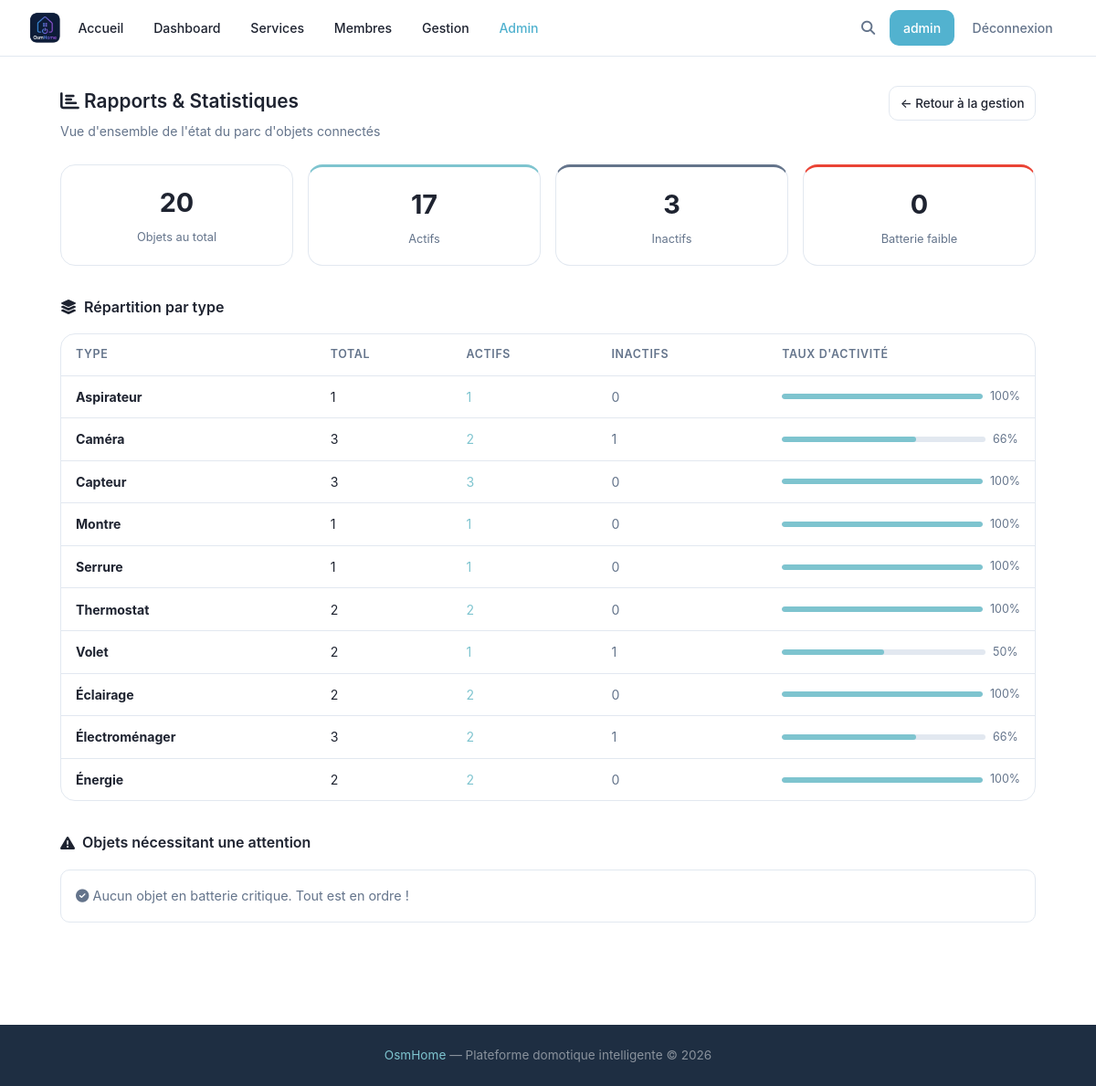
The page /gestion/reports (signed in) on the database its author committed.
### tables this page shows
CREATE TABLE devices (
            id INTEGER PRIMARY KEY AUTOINCREMENT,
            name TEXT,
            description TEXT,
            type TEXT,
            brand TEXT,
            status TEXT DEFAULT 'actif',
            connectivity TEXT,
            battery INTEGER,
            room TEXT
        , deletion_requested INTEGER DEFAULT 0, config TEXT);

### main.py (the view)
@app.route('/gestion/reports')
def gestion_reports():
    r = _require_expert()
    if r: return r
    stats = utils.getGestionStats()
    return flask.render_template('gestion_reports.html', user=flask.session.get('username'), stats=stats)

### main.py (called while the page is built)
@app.context_processor
def inject_types():
    try:
        types = utils.getTypes()
    except Exception:
        types = []
    is_admin = False
    user_level = None
    if flask.session.get('username'):
        u = utils.getUser(flask.session['username'])
        is_admin = bool(u and u['role'] == 'admin')
        user_level = u['level'] if u else None
    return {'types': types, 'is_admin': is_admin, 'user_level': user_level}

def _require_expert():
    if 'username' not in flask.session:
        return flask.redirect('/login')
    u = utils.getUser(flask.session['username'])
    if not u or u['level'] != 'expert':
        flask.abort(403)
    return None

### utils.py (called while the page is built)
def openDB() -> sqlite3.Connection:
    if 'db' not in flask.g:
        flask.g.db = sqlite3.connect(BASE)
        flask.g.db.row_factory = sqlite3.Row
    return flask.g.db

def closeDB(_ = None):
    db = flask.g.pop("db", None)
    if db is not None:
        db.close()

def getUser(username: str):
    db = openDB()
    return db.execute(
        'SELECT * FROM users WHERE username = ?',
        (username,)
    ).fetchone()

def getTypes() -> list:
    db = openDB()
    rows = db.execute('SELECT DISTINCT type FROM devices ORDER BY type').fetchall()
    return [row['type'] for row in rows]

def getGestionStats():
    db = openDB()
    devices = db.execute('SELECT * FROM devices').fetchall()
    total = len(devices)
    active = sum(1 for d in devices if d['status'] == 'actif')
    pending_delete = sum(1 for d in devices if d['deletion_requested'])
    low_battery = [d for d in devices if d['battery'] is not None and d['battery'] < 20]
    by_type = {}
    for d in devices:
        t = d['type']
        if t not in by_type:
            by_type[t] = {'total': 0, 'active': 0}
        by_type[t]['total'] += 1
        if d['status'] == 'actif':
            by_type[t]['active'] += 1
    return {
        'total': total, 'active': active, 'inactive': total - active,
        'pending_delete': pending_delete, 'low_battery': low_battery, 'by_type': by_type,
    }

### templates/gestion_reports.html (shortened to what this page needs)
{% extends 'base.html' %}
{% block extra_css %}<link rel="stylesheet" href="{{ url_for('static', filename='css/gestion.css') }}">{% endblock %}
{% block content %}
<div class="gestion-page">
    <div class="gestion-header">
        <div>
            <h2><i class="fa-solid fa-chart-bar"></i> Rapports &amp; Statistiques</h2>
            <p>Vue d'ensemble de l'état du parc d'objets connectés</p>
        </div>
        <a href="/gestion" class="btn btn-outline btn-sm">← Retour à la gestion</a>
    </div>
    <div class="gestion-stats">
        <div class="gestion-stat">
            <div class="gestion-stat-value">{{ stats.total }}</div>
            <div class="gestion-stat-label">Objets au total</div>
        </div>
        <div class="gestion-stat gestion-stat--active">
            <div class="gestion-stat-value">{{ stats.active }}</div>
            <div class="gestion-stat-label">Actifs</div>
        </div>
        <div class="gestion-stat gestion-stat--inactive">
            <div class="gestion-stat-value">{{ stats.inactive }}</div>
            <div class="gestion-stat-label">Inactifs</div>
        </div>
        <div class="gestion-stat gestion-stat--pending">
            <div class="gestion-stat-value">{{ stats.low_battery | length }}</div>
            <div class="gestion-stat-label">Batterie faible</div>
        </div>
    </div>
    <div class="report-section">
        <h3 class="report-section-title"><i class="fa-solid fa-layer-group"></i> Répartition par type</h3>
        <div class="gestion-table-wrap">
            <table class="gestion-table">
                <thead>
                    <tr>
                        <th>Type</th>
                        <th>Total</th>
                        <th>Actifs</th>
                        <th>Inactifs</th>
                        <th>Taux d'activité</th>
                    </tr>
                </thead>
                <tbody>
                    {% for type_name, data in stats.by_type.items() | sort %}
                    {% set pct = ((data.active / data.total) * 100) | int %}
                    <tr>
                        <td><strong>{{ type_name | capitalize }}</strong></td>
                        <td>{{ data.total }}</td>
                        <td class="text-success">{{ data.active }}</td>
                        <td class="text-muted">{{ data.total - data.active }}</td>
                        <td>
                            <div class="mini-progress-wrap">
                                <div class="mini-progress-bar">
                                    <div class="mini-progress-fill {{ 'fill-low' if pct < 50 }}"
                                         style="width:{{ pct }}%"></div>
                                </div>
                                <span class="mini-progress-pct">{{ pct }}%</span>
                            </div>
                        </td>
                    </tr>
                    {% endfor %}
                </tbody>
            </table>
        </div>
    </div>
    <div class="report-section">
        <h3 class="report-section-title"><i class="fa-solid fa-triangle-exclamation"></i> Objets nécessitant une attention</h3>
        {% if stats.low_battery %}
        <div class="gestion-table-wrap">
            <table class="gestion-table">
                <thead>
                    <tr>
                        <th>Objet</th>
                        <th>Type</th>
                        <th>Pièce</th>
                        <th>Batterie</th>
                        <th>Statut</th>
                    </tr>
                </thead>
                <tbody>
                    {% for d in stats.low_battery %}
                    <tr>
                        <td><a href="/device/{{ d['id'] }}" class="gestion-device-name">{{ d['name'] }}</a></td>
                        <td class="text-muted">{{ d['type'] }}</td>
                        <td class="text-muted">{{ d['room'] or '—' }}</td>
                        <td><span class="battery-val battery-low">{{ d['battery'] }}%</span></td>
                        <td>
                            <span class="{{ 'status-active' if d['status'] == 'actif' else 'status-inactive' }}">
                                {{ d['status'] }}
                            </span>
                        </td>
                    </tr>
                    {% endfor %}
                </tbody>
            </table>
        </div>
        {% else %}
        <p class="report-empty"><i class="fa-solid fa-circle-check"></i> Aucun objet en batterie critique. Tout est en ordre !</p>
        {% endif %}
    </div>
</div>
{% endblock %}

### static/css/style.css (style rules this page uses)
:root { --bg: #ffffff; --surface: #ffffff; --dark: #1e2330; --dark-2: #1c2131; --primary: #52B2CF; --primary-hover: #3d9ebc; --primary-light: rgba(82, 178, 207, 0.12); --accent-2: #7EC4CF; --accent-pink: #D4AFB9; --accent-lavender: #D1CFE2; --accent-powder: #9CADCE; --muted: #64748b; --white: #ffffff; --border: #e2e8f0; --shadow: 0 1px 3px rgba(0,0,0,.07), 0 2px 8px rgba(0,0,0,.04); --shadow-md: 0 4px 14px rgba(0,0,0,.09), 0 2px 6px rgba(0,0,0,.05); --radius: 10px; --radius-sm: 5px; --radius-lg: 16px; --danger: #ea4335; }
* { margin: 0; padding: 0; box-sizing: border-box; }
html { min-height: 100%; scroll-behavior: smooth; }
body { min-height: 100vh; display: flex; flex-direction: column; font-family: 'Google Sans', 'Inter', system-ui, -apple-system, BlinkMacSystemFont, 'Segoe UI', Roboto, sans-serif; background: var(--bg); color: var(--dark); line-height: 1.65; }
a { color: inherit; text-decoration: none; }
h1, h2, h3, h4, h5 { color: var(--dark); margin-bottom: 0.5rem; font-weight: 600; }
p { color: var(--muted); margin-bottom: 1rem; }
button, .btn { border: none; cursor: pointer; border-radius: var(--radius); padding: 0.6rem 1rem; font-weight: 500; font-size: 0.9rem; font-family: inherit; transition: background 0.2s, box-shadow 0.2s, transform 0.15s; }
.btn-outline { background: var(--surface); color: var(--dark); border: 1px solid var(--border); }
.btn-sm { padding: 0.42rem 0.72rem; font-size: 0.84rem; }
.text-muted { color: var(--muted) !important; }
.text-success { color: var(--accent-2); }

### static/css/gestion.css (style rules this page uses)
.gestion-page { max-width: 1100px; margin: 2rem auto 4rem; padding: 0 1rem; }
.gestion-header { display: flex; justify-content: space-between; align-items: flex-start; gap: 1rem; flex-wrap: wrap; margin-bottom: 1.5rem; }
.gestion-header h2 { font-size: 1.3rem; margin-bottom: 0.25rem; }
.gestion-header p { color: var(--muted); font-size: 0.88rem; margin: 0; }
.gestion-stats { display: grid; grid-template-columns: repeat(4, 1fr); gap: 1rem; margin-bottom: 1.5rem; }
.gestion-stat { background: var(--surface); border: 1px solid var(--border); border-radius: var(--radius-lg); padding: 1.1rem 1.25rem; text-align: center; }
.gestion-stat-value { font-size: 1.8rem; font-weight: 700; color: var(--dark); }
.gestion-stat-label { font-size: 0.8rem; color: var(--muted); margin-top: 0.2rem; }
.gestion-stat--active { border-top: 3px solid var(--accent-2); }
.gestion-stat--inactive { border-top: 3px solid var(--muted); }
.gestion-stat--pending { border-top: 3px solid var(--danger); }
.gestion-table-wrap { overflow-x: auto; border: 1px solid var(--border); border-radius: var(--radius-lg); background: var(--surface); }
.gestion-table { width: 100%; border-collapse: collapse; font-size: 0.88rem; }
.gestion-table thead th { text-align: left; padding: 0.75rem 1rem; font-size: 0.78rem; font-weight: 600; text-transform: uppercase; letter-spacing: 0.05em; color: var(--muted); border-bottom: 1px solid var(--border); white-space: nowrap; }
.gestion-table tbody tr { border-bottom: 1px solid var(--border); transition: background 0.12s; }
.gestion-table tbody tr:last-child { border-bottom: none; }
.gestion-table td { padding: 0.7rem 1rem; vertical-align: middle; }
.report-section { margin-top: 2rem; }
.report-section-title { font-size: 1rem; font-weight: 600; margin-bottom: 1rem; display: flex; align-items: center; gap: 0.5rem; }
.report-empty { color: var(--muted); font-size: 0.9rem; padding: 1rem; background: var(--surface); border: 1px solid var(--border); border-radius: var(--radius); }
.mini-progress-wrap { display: flex; align-items: center; gap: 0.5rem; }
.mini-progress-bar { flex: 1; height: 6px; background: var(--border); border-radius: 999px; overflow: hidden; }
.mini-progress-fill { height: 100%; background: var(--accent-2); border-radius: 999px; transition: width 0.3s; }
.mini-progress-pct { font-size: 0.78rem; color: var(--muted); min-width: 30px; }

### rows shown on the page
devices: type "Aspirateur", total "1", active "1", data.total-data.active "0", pct "100"
devices: type "Caméra", total "3", active "2", total "1", pct "66"
devices: type "Capteur", total "3", active "3", data.total-data.active "0", pct "100"
devices: type "Montre", total "1", active "1", data.total-data.active "0", pct "100"
devices: type "Serrure", total "1", active "1", data.total-data.active "0", pct "100"
devices: type "Thermostat", total "2", active "2", data.total-data.active "0", pct "100"
devices: type "Volet", total "2", active "1", total "1", pct "50"
devices: type "Éclairage", total "2", active "2", data.total-data.active "0", pct "100"
devices: type "Électroménager", total "3", active "2", total "1", pct "66"
devices: type "Énergie", total "2", active "2", data.total-data.active "0", pct "100"

### other values the page prints
{{ user }} "admin"
{{ stats.total }} "20"
{{ stats.active }} "17"
{{ stats.inactive }} "3"
{{ stats.low_battery | length }} "0"
